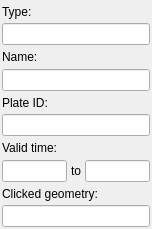
<ui version="4.0" >
 <class>FeatureSummaryWidget</class>
 <widget class="QWidget" name="FeatureSummaryWidget" >
  <property name="geometry" >
   <rect>
    <x>0</x>
    <y>0</y>
    <width>152</width>
    <height>229</height>
   </rect>
  </property>
  <property name="windowTitle" >
   <string>Form</string>
  </property>
  <layout class="QVBoxLayout" >
   <property name="spacing" >
    <number>2</number>
   </property>
   <property name="leftMargin" >
    <number>2</number>
   </property>
   <property name="topMargin" >
    <number>2</number>
   </property>
   <property name="rightMargin" >
    <number>2</number>
   </property>
   <property name="bottomMargin" >
    <number>2</number>
   </property>
   <item>
    <widget class="QLabel" name="label_type" >
     <property name="text" >
      <string>Type:</string>
     </property>
    </widget>
   </item>
   <item>
    <widget class="QLineEdit" name="lineedit_type" >
     <property name="readOnly" >
      <bool>true</bool>
     </property>
    </widget>
   </item>
   <item>
    <widget class="QLabel" name="label_name" >
     <property name="text" >
      <string>Name:</string>
     </property>
    </widget>
   </item>
   <item>
    <widget class="QLineEdit" name="lineedit_name" >
     <property name="readOnly" >
      <bool>true</bool>
     </property>
    </widget>
   </item>
   <item>
    <widget class="QLabel" name="label_plate_id" >
     <property name="text" >
      <string>Plate ID:</string>
     </property>
    </widget>
   </item>
   <item>
    <widget class="QLineEdit" name="lineedit_plate_id" >
     <property name="readOnly" >
      <bool>true</bool>
     </property>
    </widget>
   </item>
   <item>
    <widget class="QLabel" name="label_valid_time" >
     <property name="text" >
      <string>Valid time:</string>
     </property>
    </widget>
   </item>
   <item>
    <layout class="QHBoxLayout" >
     <property name="spacing" >
      <number>4</number>
     </property>
     <item>
      <widget class="QLineEdit" name="lineedit_time_of_appearance" >
       <property name="readOnly" >
        <bool>true</bool>
       </property>
      </widget>
     </item>
     <item>
      <widget class="QLabel" name="label_to" >
       <property name="text" >
        <string>to</string>
       </property>
      </widget>
     </item>
     <item>
      <widget class="QLineEdit" name="lineedit_time_of_disappearance" >
       <property name="readOnly" >
        <bool>true</bool>
       </property>
      </widget>
     </item>
    </layout>
   </item>
   <item>
    <widget class="QLabel" name="label_clicked_geometry" >
     <property name="text" >
      <string>Clicked geometry:</string>
     </property>
    </widget>
   </item>
   <item>
    <widget class="QLineEdit" name="lineedit_clicked_geometry" >
     <property name="readOnly" >
      <bool>true</bool>
     </property>
    </widget>
   </item>
  </layout>
 </widget>
 <resources/>
 <connections/>
</ui>
